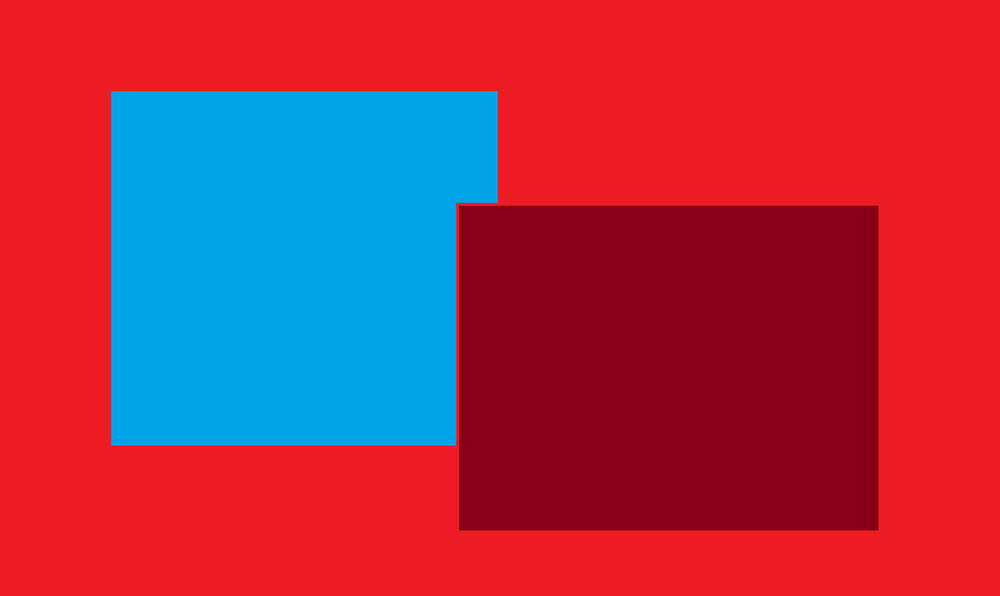
#> input picture ImageProcessing/check.png, 1000 x 596 px, shrunk from 1754 x 1046 before the run
$ python crop.py check.png
#> lines starting #> are read from the running program, lines starting #| are printed output that depends on the picture; after the words box and inside, x2 and y2 are one past the last pixel; in counts of white or black regions, pixels touching at a corner belong together
import cv2
import sys

img = cv2.imread(sys.argv[1], 0)
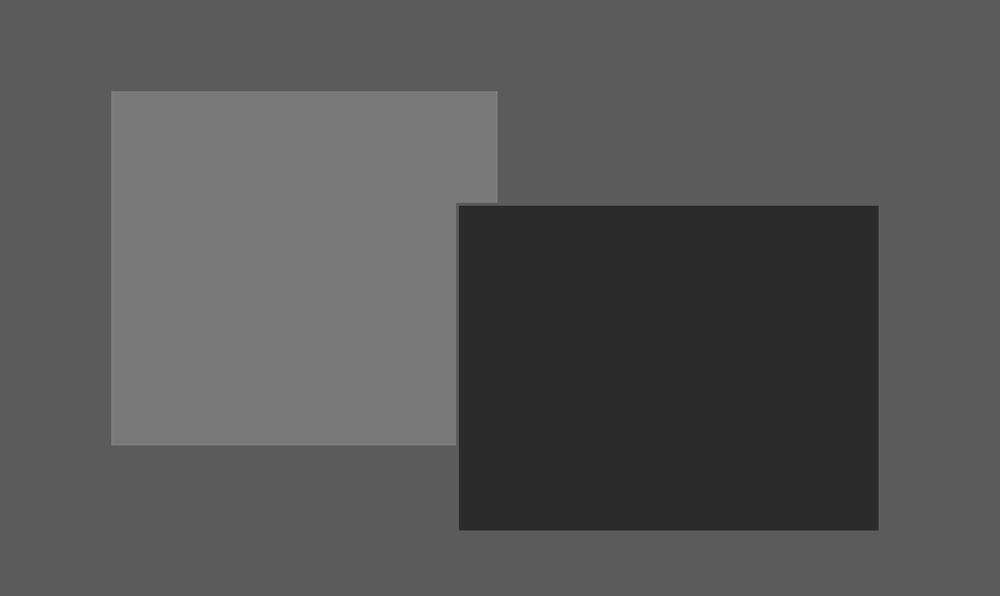
#> img: shape (596, 1000); min 37, max 134, mean 86.4

ret, thresh = cv2.threshold(img, 127, 255, 0)
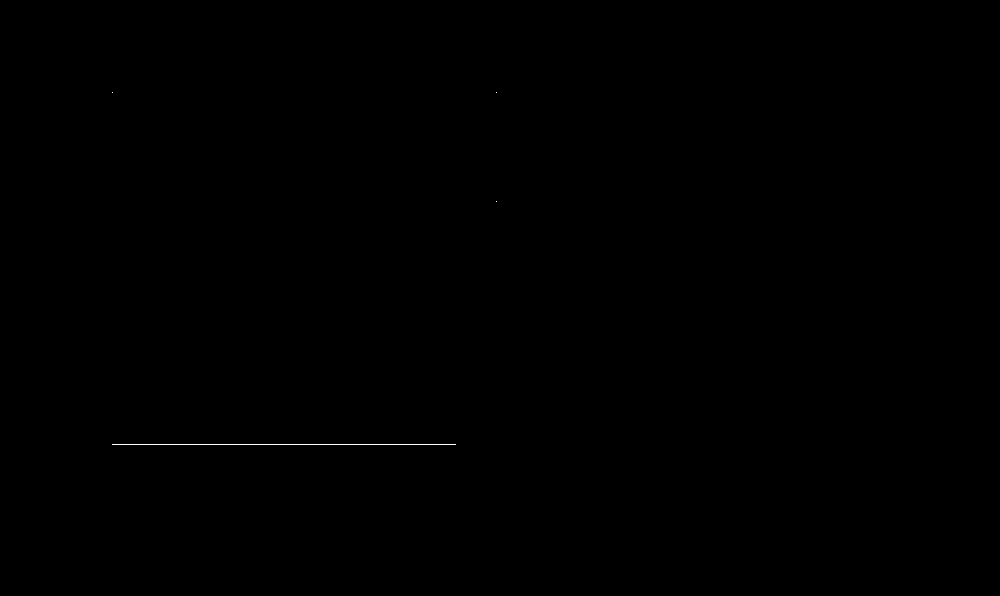
#> thresh: shape (596, 1000); 0.06% white in thin lines or dots, all inside (x1, y1, x2, y2) = (112, 92, 497, 445)

contours, hierarchy = cv2.findContours(thresh, 1, 2)
#> contours = 4 contours, all with area under 20

cnt = contours[0]
#> cnt = [[112, 444], [455, 444]]

x, y, w, h  = cv2.boundingRect(cnt)
#> x = 112; y = 444; w = 344; h = 1

foreground = img[y:y+h, x:x+w]

cv2.imwrite("foreground.png", foreground)
